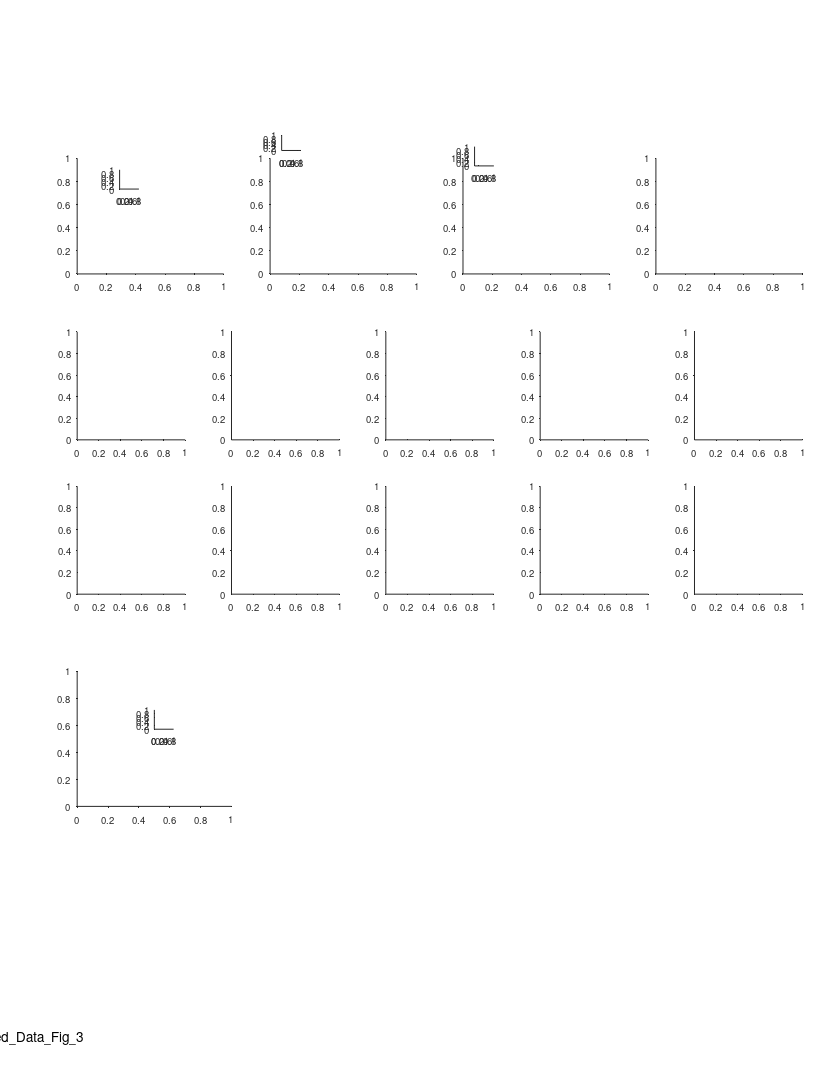

Here is the MATLAB script that generated this plot: (Note: this script raises an error after producing the figure.)
%% Replay - Fig supp 3 - replay vs flight speed
clear 
clc
close all

%% data options 
params_opt = 11; % decoding opt 
% params_opt = 21; % decoding opt (random walk = fixed speed)

%% plotting options

%% graphics params
line_styles = {'-',':'};
line_widths = [1.1 2];
clrs = {[.6 .1 .8],[.1 .8 .1]};
epoch_types = {'sleep','rest'};
epoch_type_clrs = {[.6 .1 .8],[.1 .8 .1]};
directions_clrs = {[0    0.3843    0.7451];[ 0.5216    0.2471         0]};
lw = 1.1;

%% define output files
res_dir =  'L:\paper_replay\figures';
mkdir(res_dir)
fig_name_str = 'Extended_Data_Fig_3';
fig_caption_str = 'replay and flight speed histograms';
log_name_str = [fig_name_str '_log_file' '.txt'];
log_name_str = strrep(log_name_str , ':', '-');
log_name_str = strrep(log_name_str , ' ', '_');
log_name_out = fullfile(res_dir, log_name_str);

%% open log file
diary off
diary(log_name_out)
diary on
disp('Log file');
disp(['created: ', datestr(clock)]);
disp('======================================================');
disp([fig_name_str ':' fig_caption_str]);   
disp('======================================================');
disp('');

%% create figure
% figure_size_cm = [21.0 29.7]; % ~A4
figure_size_cm = [21.6 27.9]; % ~US letter
fig = figure;
% Some WYSIWYG options:
set(gcf,'DefaultAxesFontSize',7);
set(gcf,'DefaultAxesFontName','helvetica');
set(gcf,'DefaultAxesUnits','centimeters');
set(gcf,'PaperType','usletter')
% set(gcf,'PaperType','<custom>');
set(gcf,'PaperUnits','centimeters','PaperPosition',[0 0 figure_size_cm]);
set(gcf,'PaperOrientation','portrait');
set(gcf,'Units','centimeters','Position',get(gcf,'paperPosition')+[0 0 0 0]); % position on screen...
set(gcf, 'Renderer', 'painters');
% set(gcf, 'color', 'none');
set(groot, 'defaultAxesColor','None')
set(groot, 'defaultAxesTickDir', 'out');
set(groot,  'defaultAxesTickDirMode', 'manual');
annotation('textbox', [0.5 1 0 0], 'String',fig_name_str, 'HorizontalAlignment','center','Interpreter','none', 'FitBoxToText','on');

% create panels
y = 20.8;
w = 3.8;
h = 3;
panels{1}(1) = axes('position', [2 y w h]);
panels{1}(2) = axes('position', [3.1 y+2.2 0.5 0.5]);

panels{2}(1) = axes('position', [7 y w h]);
panels{2}(2) = axes('position', [7.3 y+3.2 0.5 0.4]);

panels{3}(1) = axes('position', [12   y w h]);
panels{3}(2) = axes('position', [12.3 y+2.8 0.5 0.5]);

panels{4}(1) = axes('position', [17   y w h]);

x = linspace(2,18,5);
y = [10 6]+6.5;
for ii = 1:length(y)
    for jj = 1:length(x)
        panels{5}(ii,jj) = axes('position', [x(jj) y(ii) 2.8 2.8]);
    end
end

panels{6}(1) = axes('position', [2 7 4 3.5]);
panels{6}(2) = axes('position', [4 9 .5 .5]);

%% load data
if ~exist('events_all','var')
    disp('loading data!!!')
[exp_list,T] = decoding_get_inclusion_list();
T = T(exp_list,:);
bats = unique(T.bat_num);
bats_clr_map = containers.Map(num2cell(bats),{'r','g','b','k','m','c',[0.8 0.8 0]});
events_all_per_session = {};
speed_mean_per_session = nan(length(epoch_types),height(T));
speed_median_per_session = nan(length(epoch_types),height(T));
speed_std_per_session = nan(length(epoch_types),height(T));
flight_speed_all = [];
exp_arena_all = {};
for ii_exp = 1:height(T)
    exp_ID = T.exp_ID{ii_exp};
    exp = exp_load_data(exp_ID,'details','flight');
    flight_speed_all(ii_exp,:) = [exp.flight.speed_traj.vel_median_median];
    exp_arena_all{ii_exp} = exp.details.recordingArena;
    for ii_epoch_type = 1:length(epoch_types)
        epoch_type = epoch_types{ii_epoch_type};
        event_type = 'posterior';
        [events, params] = decoding_load_events_quantification(exp_ID, epoch_type, params_opt, event_type);
        [seqs, TF] = decoding_apply_seq_inclusion_criteria([events.seq_model]);
        events(~TF) = [];
        if isempty(events)
            continue;
        end
        seqs_map_IX = [seqs.state_direction];
        seqs_map_IX(seqs_map_IX == -1) = 2;
        [seqs.session_flight_speed] = disperse(flight_speed_all(ii_exp,seqs_map_IX));
        [events.seq_model] = disperse(seqs);
        [events.recordingArena] = deal(exp.details.recordingArena);
        event_struct = events(1,[]);
        [events(2:end).prev_event] = disperse(events(1:end-1));
        events(1).prev_event = event_struct;
        events_all_per_session{ii_epoch_type}{ii_exp} = events;
        speed_mean_per_session(ii_epoch_type,ii_exp) = mean([seqs.speed]);
        speed_median_per_session(ii_epoch_type,ii_exp) = median([seqs.speed]);
        speed_std_per_session(ii_epoch_type,ii_exp) = std([seqs.speed]);
    end
end
flight_speed_all = mean(abs(flight_speed_all),2);
events_all = {[events_all_per_session{1}{:}], [events_all_per_session{2}{:}]};
seqs_all = {[events_all{1}.seq_model], [events_all{2}.seq_model]};
gArena = {categorical({events_all{1}.recordingArena}), categorical({events_all{2}.recordingArena}) };
end

%% tests (speed correlations: replay vs flight)
% figure
% tiledlayout('flow')
% nexttile
% hold on
% plot(flight_speed_all, speed_mean_per_session(1,:), 'ob');
% plot(flight_speed_all, speed_mean_per_session(2,:), 'or');
% xlim([3 10])
% nexttile
% hold on
% plot(flight_speed_all, speed_median_per_session(1,:), 'ob');
% plot(flight_speed_all, speed_median_per_session(2,:), 'or');
% xlim([3 10])
% 
% clc
% [r p] = corr(flight_speed_all, speed_mean_per_session(1,:)','rows','pairwise','tail','right','type','Pearson')
% [r p] = corr(flight_speed_all, speed_median_per_session(1,:)','rows','pairwise','tail','right','type','Pearson')
% [r p] = corr(flight_speed_all, speed_mean_per_session(2,:)','rows','pairwise','tail','right','type','Pearson')
% [r p] = corr(flight_speed_all, speed_median_per_session(2,:)','rows','pairwise','tail','right','type','Pearson')
% 
% xxx = [flight_speed_all flight_speed_all]';
% yyy = speed_mean_per_session;
% [r p] = corr(xxx(:), yyy(:),'rows','pairwise','tail','right','type','Pearson')
% 
% figure
% plot(xxx(:), yyy(:), 'o')
% 
% figure
% plot(flight_speed_all, speed_mean_per_session(2,:), 'or');


%% panel A - replay speed
axes(panels{1}(1))
cla
hold on
for ii_epoch_type = 1:length(epoch_types)
    X = [seqs_all{ii_epoch_type}.speed];
    g = gArena{ii_epoch_type};
    histogram(X(g=='200m'),'DisplayStyle','stairs','Normalization','pdf','LineStyle',line_styles{1}, 'EdgeColor',clrs{ii_epoch_type},'LineWidth',line_widths(1));
    histogram(X(g=='120m'),'DisplayStyle','stairs','Normalization','pdf','LineStyle',line_styles{2}, 'EdgeColor',clrs{ii_epoch_type},'LineWidth',line_widths(2));
    [~,P,KSSTAT] = kstest2(X(g=='200m'),X(g=='120m'))
    median(X(g=='200m'))
    median(X(g=='120m'))
end
xlabel('Replay speed (m/s)', 'Units','normalized', 'Position',[0.5 -0.12]);
ylabel('Probability density', 'Units','normalized', 'Position',[-0.1 .5]);
hax=gca;
hax.TickLength(1) = [0.016];
hax.XRuler.TickLabelGapOffset = -1;
hax.YTick = hax.YTick([1 end]);

%% legend (replay speed hists)
axes(panels{1}(2))
cla
hold on
t = linspace(0,1,100);
x = pulstran(t,linspace(0,1,3),'rectpuls',1/6);
x(x>0) = nan;x(~isnan(x)) = 0;
clear h
% plot(  t  ,   x  ,       'color', clrs{2}, 'LineWidth',lw,'Clipping','off');
% plot(  t  ,   x  +1.5,   'color', clrs{1}, 'LineWidth',lw,'Clipping','off');
plot([0 1], [0 0],    ':', 'color', clrs{2}, 'LineWidth',line_widths(2),'Clipping','off');
plot([0 1], [0 0]+1.5,':', 'color', clrs{1}, 'LineWidth',line_widths(2),'Clipping','off');
plot([0 1], [.5 .5],     'color', clrs{2}, 'LineWidth',line_widths(1),'Clipping','off');
plot([0 1], [.5 .5]+1.5, 'color', clrs{1}, 'LineWidth',line_widths(1),'Clipping','off');
text(1.3, 2.0, 'Sleep (200m)','FontSize',7,'HorizontalAlignment','left');
text(1.3, 1.5, 'Sleep (130m)','FontSize',7,'HorizontalAlignment','left');
text(1.3, 0.5, 'Awake (200m)','FontSize',7,'HorizontalAlignment','left');
text(1.3, 0.0, 'Awake (130m)','FontSize',7,'HorizontalAlignment','left');
xlim([0 1])
ylim([0 1])
axis off

%% panel B - speed correlations (replay vs flight)
axes(panels{2}(1))
cla
hold on
r=[];
p=[];
for ii_epoch_type = 1:length(epoch_types)
    X = flight_speed_all;
    Y = speed_mean_per_session(ii_epoch_type,:)';
    lm = fitlm(X,Y)
    h=plot(lm);
    h(1).Marker = 'o';
    h(1).MarkerSize = 3;
    h(1).Color = clrs{ii_epoch_type};
    h(2).Color = clrs{ii_epoch_type};
%     h(3).Color = clrs{ii_epoch_type};
%     h(4).Color = clrs{ii_epoch_type};
    delete(h(3))
    delete(h(4))
    legend off
%     plot(X,Y,'o','Color',clrs{ii_epoch_type},'MarkerSize',5);
    [r(ii_epoch_type) p(ii_epoch_type)] = corr(X, Y,'rows','pairwise','tail','right','type','Pearson');
%     text(0.1,0.9, "{\itr} = "+ sprintf('%.2f',r), 'Units','normalized','FontSize',7);
%     text(0.1,0.8, "{\itP} = "+ sprintf('%.3f',p), 'Units','normalized','FontSize',7,'FontWeight','normal');
end
title("")
xlabel('Flight speed (m/s)', 'Units','normalized', 'Position',[0.5 -0.12]);
ylabel('Replay speed (m/s)', 'Units','normalized', 'Position',[-0.17 .5]);
hax=gca;
hax.TickLength(1) = [0.016];
hax.XRuler.TickLabelGapOffset = -1;

%% legend (speed correlations)
axes(panels{2}(2))
cla
hold on
plot(0,1,'o', 'color', clrs{1}, 'MarkerSize',4,'Clipping','off');
plot(0,0,'o', 'color', clrs{2}, 'MarkerSize',4,'Clipping','off');
text(0.4, 1, 'Sleep'+":  {\itr} = " + sprintf('%.2f',r(1)) + ",  {\itP} = "+ sprintf('%.1g',p(1)),'FontSize',7,'HorizontalAlignment','left');
text(0.4, 0, 'Awake'+":   {\itr} = " + sprintf('%.2f',r(2)) + ",  {\itP} = "+ sprintf('%.2f',p(2)),'FontSize',7,'HorizontalAlignment','left');
xlim([0 1])
ylim([0 1])
axis off


%% panel C - Flight speed
axes(panels{3}(1))
cla
hold on
X = flight_speed_all;
g=categorical(exp_arena_all);
histogram(X(g=='200m'),'DisplayStyle','stairs','Normalization','pdf','LineStyle',line_styles{1}, 'EdgeColor','k','LineWidth',line_widths(1),'NumBins',7);
histogram(X(g=='120m'),'DisplayStyle','stairs','Normalization','pdf','LineStyle',line_styles{2}, 'EdgeColor','k','LineWidth',line_widths(2),'NumBins',7);
xlabel('Flight speed (m/s)', 'Units','normalized', 'Position',[0.5 -0.12]);
ylabel('Probability density', 'Units','normalized', 'Position',[-0.15 .5]);
hax=gca;
hax.XLim = [0 10];
hax.XTick = [0 5 10];
hax.TickLength(1) = [0.016];
hax.XRuler.TickLabelGapOffset = -1;
[~,P,CI,STATS] = ttest2(X(g=='200m'), X(g=='120m'), 'Tail','both');
text(0.6,1.1,"{\itP} = "+ sprintf('%.2g',P), 'Units','normalized','FontSize',7);

%% legend (flight speed hists)
axes(panels{3}(2))
cla
hold on
t = linspace(0,1,100);
x = pulstran(t,linspace(0,1,3),'rectpuls',1/6);
x(x>0) = nan;x(~isnan(x)) = 0;
clear h
% plot(  t  ,   x  ,       'color', 'k', 'LineWidth',lw,'Clipping','off');
plot([0 1], [0 0],':',   'color', 'k', 'LineWidth',line_widths(2),'Clipping','off');
plot([0 1], [.5 .5],     'color', 'k', 'LineWidth',line_widths(1),'Clipping','off');
text(1.3, 0.5, '200m','FontSize',7,'HorizontalAlignment','left');
text(1.3, 0.0, '130m','FontSize',7,'HorizontalAlignment','left');
xlim([0 1])
ylim([0 1])
axis off


%% plot flight speed per bat
axes(panels{4})
cla reset
hold on
for ii_bat = 1:length(bats)
    bat_num = bats(ii_bat);
    bat_session_IX = find(T.bat_num==bat_num);
    x = flight_speed_all(bat_session_IX);
    xi = linspace(5.5,8.5,100);
    c = bats_clr_map(bat_num);
    f = ksdensity(x,xi,"Bandwidth",0.05);
    plot(xi,f,'DisplayName',"bat"+bat_num,'Color',c,'LineWidth',1.6);
%     plot(xi,f,'DisplayName',sprintf('bat%d(%s)',bat_num,exp.details.recordingArena),'Color',c,'LineWidth',2);
end
xlim([5.5 8.5])
ylim([0 8])
xlabel('Flight speed (m/s)','Units','normalized','Position',[0.5 -0.12])
ylabel('Probability density','Units','normalized','Position',[-0.12 0.5])
hax=gca;
hax.XRuler.TickLength(1) = 0.035;
hax.YRuler.TickLength(1) = 0.035;
hax.XRuler.TickLabelGapOffset = -2;
hax.YRuler.TickLabelGapOffset = 0;
% hl=legend("bat "+bats,'Location','northwest','Box','off')
% hl.Position([1 2]) = hl.Position([1 2]) + [-0.07 0.25].*hl.Position([3 4]);


%% panel e - scatters of compression/duration/distance/speed
scatters_features = {
    'compression','duration';
    'speed','duration';
    'compression','distance';
    'speed','distance';
    'distance','duration';
    };
fn_map = containers.Map();
fn_map('compression') = 'Compression ratio';
fn_map('duration') = 'Replay duration (s)';
fn_map('distance') = 'Replay distance (m)';
fn_map('speed') = 'Replay speed (m/s)';
for ii_epoch_type = 1:length(epoch_types)
    for ii_scatter = 1:size(scatters_features,1)
        axes(panels{5}(ii_epoch_type,ii_scatter))
        cla reset
        hold on
        events = [events_all_per_session{ii_epoch_type}{:}];
        seqs = [events.seq_model];
        fn_x = scatters_features{ii_scatter,2};
        fn_y = scatters_features{ii_scatter,1};
        x = [seqs.(fn_x)];
        y = [seqs.(fn_y)];
        plot(x,y,'.','Color',clrs{ii_epoch_type})
        xlabel(fn_map(fn_x))
        ylabel(fn_map(fn_y))
        hax=gca;
        hax.XRuler.TickLabelGapOffset = -1;
        hax.YRuler.TickLabelGapOffset = 1;
    end
end

%% Inter-replay-interval (pooled across bats)
axes(panels{6}(1));
cla reset
hold on
IRI_bin_size = 0.1;
IRI_bin_limits = [0 20];
IRI = load('E:\Tamir\work\PROJECTS\LargeScale\paper_replay\figures\internal_review_figures\inter_replay_interval_all.mat');
hax=gca;
% hax.ColorOrder = epoch_type_clrs;
for ii_epoch_type = 1:length(epoch_types)
    x = [IRI.IRI_all{ii_epoch_type,:}];
    hh=histogram(x,'Normalization','pdf','DisplayStyle','Stairs','BinWidth',IRI_bin_size,'EdgeColor',epoch_type_clrs{ii_epoch_type});
    hh.LineWidth = 1;
end
% x = [IRI.IRI_all{:,:}];
% hh=histogram(x,'Normalization','pdf','DisplayStyle','Stairs','BinWidth',IRI_bin_size,'EdgeColor','k');
% hh.LineWidth = 2;
xlim(IRI_bin_limits)
xlabel('Inter-replay-interval (s)')
ylabel('Probability density')

%% add legend
axes(panels{6}(2));
cla reset
hold on
axis off
x = [0 1];
y = [0 0];
plot(x,y+1,'Color',epoch_type_clrs{1})
plot(x,y+2,'Color',epoch_type_clrs{2})
% plot(x,y+3,'Color','k')
x = 1.2;
text(x,1,'Sleep')
text(x,2,'Awake')
% text(x,3,'Pooled')
axis ij

%% add panel letters
font_size = 11;
axes(panels{1}(1))
text(-0.3,1.1, 'a', 'Units','normalized','FontWeight','bold','FontSize',font_size);
axes(panels{2}(1))
text(-0.3,1.1, 'b', 'Units','normalized','FontWeight','bold','FontSize',font_size);
axes(panels{3}(1))
text(-0.3,1.1, 'c', 'Units','normalized','FontWeight','bold','FontSize',font_size);
axes(panels{4}(1))
text(-0.3,1.1, 'd', 'Units','normalized','FontWeight','bold','FontSize',font_size);
axes(panels{5}(1,1))
text(-0.4,1.2, 'e', 'Units','normalized','FontWeight','bold','FontSize',font_size);
axes(panels{6}(1))
text(-0.3,1.1, 'f', 'Units','normalized','FontWeight','bold','FontSize',font_size);

%%
fig_name = sprintf('%s_decoding_opt_%d',fig_name_str, params_opt);
file_out = fullfile(res_dir, fig_name);
print(gcf, file_out, '-dpdf', '-cmyk', '-painters');
disp('figure saved!')

%%
